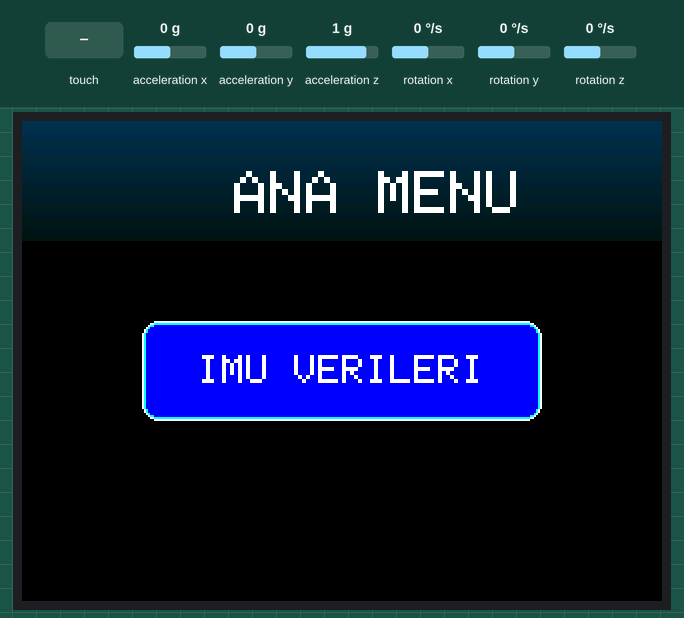
Recording of a program running on a simulated ESP32. Shown: 320×240 colour display. The inputs (shaded band) are chosen by the test bench; at power-on: acceleration x 0 g, acceleration y 0 g, acceleration z 1 g, rotation x 0 °/s, rotation y 0 °/s, rotation z 0 °/s.

Above: at 1.4 s.
1.5 s: touch panel pressed at 38 % / 50 % of its raw x / y range
At 3.3 s:
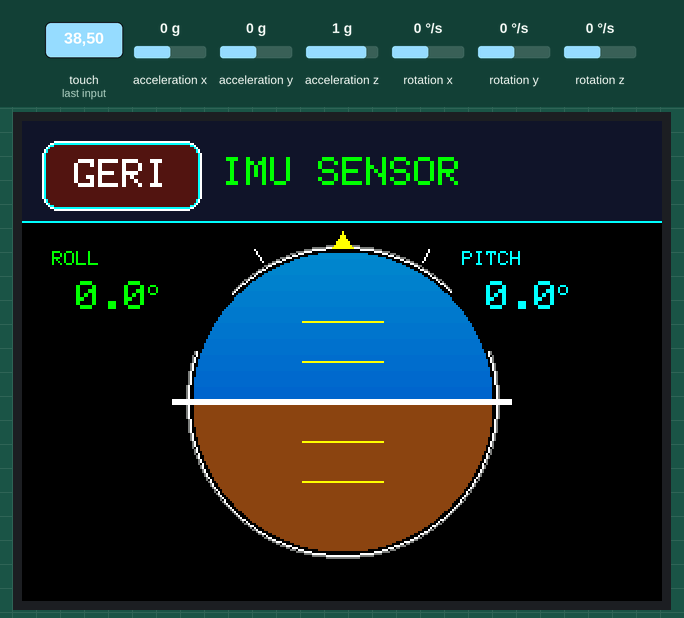
3.6 s: acceleration x set to -1.4 g
At 4.81 s:
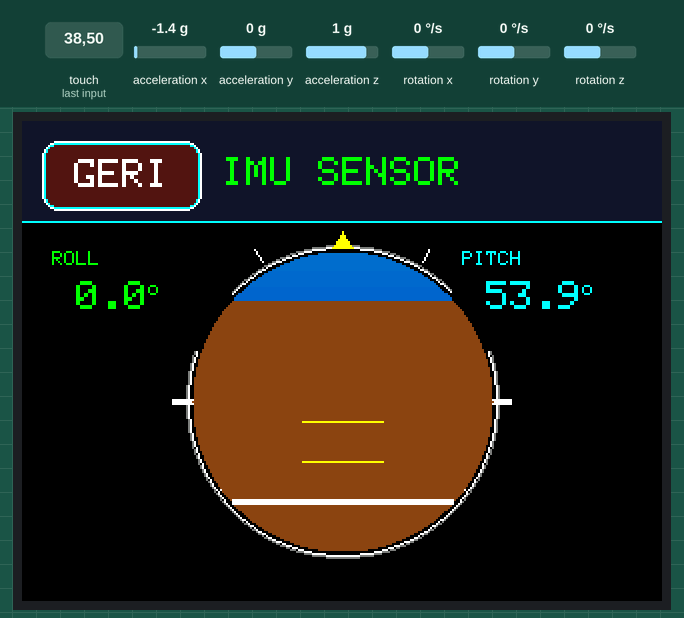
5.4 s: acceleration y set to -1.4 g
At 5.77 s:
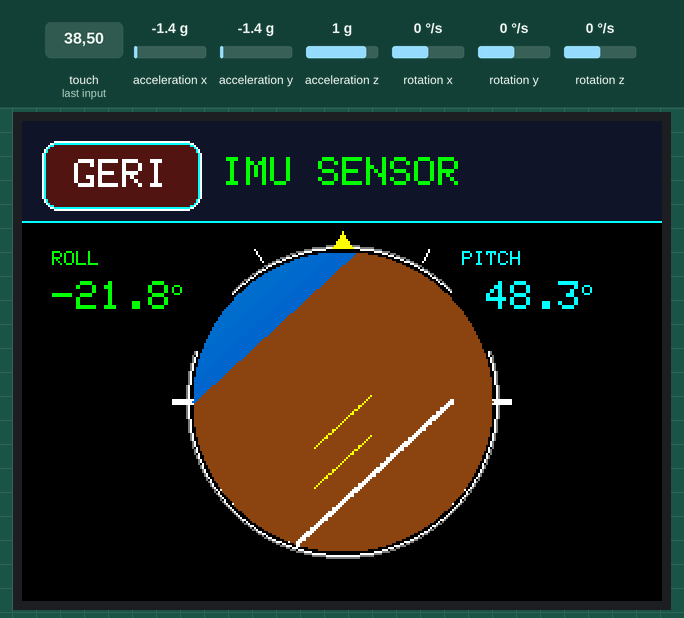
7.0 s: acceleration z set to -1.4 g
At 7.41 s:
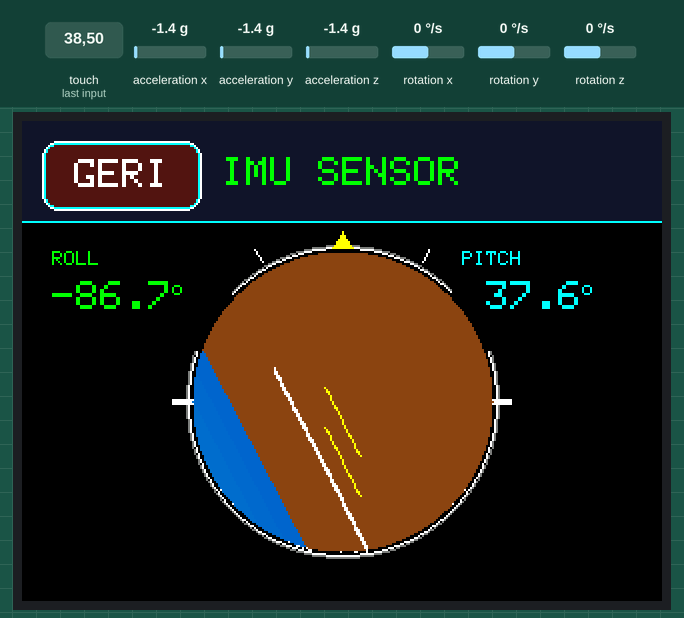
8.6 s: acceleration x set to -0.8 g
At 10.8 s:
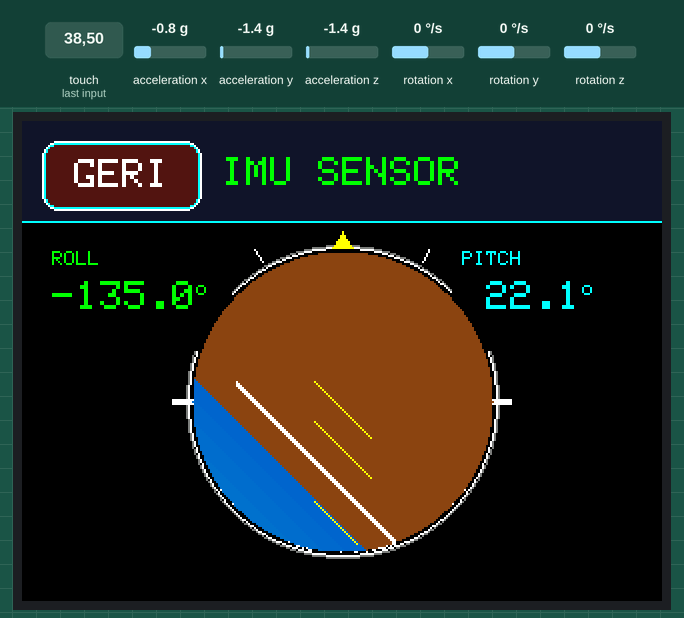
Timing chart, 0 to 11.1 s (numbered marks = the images above; inputs shaded):
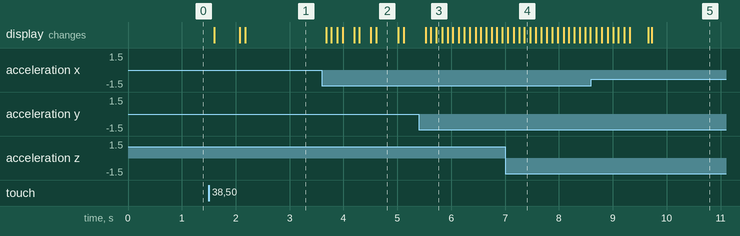

The program:

main.cpp
```cpp
#include <SPI.h>
#include <Wire.h>
#include <MPU6050.h>
#include <Adafruit_GFX.h>
#include <Adafruit_ILI9341.h>
#include <XPT2046_Touchscreen.h>

#define TFT_CS   15
#define TFT_DC   2
#define TFT_RST  4

#define TOUCH_CS 5
#define TOUCH_IRQ 27

#define X_MIN 3657
#define X_MAX 676
#define Y_MIN 3455
#define Y_MAX 569

Adafruit_ILI9341 tft(TFT_CS, TFT_DC, TFT_RST);
XPT2046_Touchscreen ts(TOUCH_CS, TOUCH_IRQ);
MPU6050 mpu;

enum ScreenState {
  SCREEN_MENU,
  SCREEN_IMU
};
ScreenState currentScreen = SCREEN_MENU;

struct Button {
  int x, y, w, h;
  const char* label;
};
Button btnIMU = {60, 100, 200, 50, "IMU VERILERI"};
Button btnBack = {10, 10, 80, 35, "GERI"};

float lastRoll = 0;
float lastPitch = 0;

void drawButton(Button b, uint16_t bgColor = ILI9341_BLUE) {
  tft.fillRoundRect(b.x, b.y, b.w, b.h, 8, bgColor);
  tft.drawRoundRect(b.x, b.y, b.w, b.h, 8, ILI9341_WHITE);
  tft.drawRoundRect(b.x+1, b.y+1, b.w-2, b.h-2, 7, ILI9341_CYAN);
  tft.setTextColor(ILI9341_WHITE);
  tft.setTextSize(2);
  int textW = strlen(b.label) * 12;
  tft.setCursor(b.x + (b.w - textW)/2, b.y + (b.h - 16)/2);
  tft.println(b.label);
}

bool isPressed(Button b, int x, int y) {
  return (x > b.x && x < b.x + b.w &&
          y > b.y && y < b.y + b.h);
}

void drawMenu() {
  tft.fillScreen(ILI9341_BLACK);

  for(int i = 0; i < 60; i++) {
    uint16_t color = tft.color565(0, 50 - i/2, 80 - i);
    tft.drawFastHLine(0, i, 320, color);
  }

  tft.setTextColor(ILI9341_WHITE);
  tft.setTextSize(3);
  tft.setCursor(70, 25);
  tft.println("  ANA MENU");


  drawButton(btnIMU);


}

void drawStaticHorizon() {
  int cx = 160;
  int cy = 140;
  int radius = 75;

  tft.drawCircle(cx, cy, radius + 2, ILI9341_WHITE);
  tft.drawCircle(cx, cy, radius + 3, ILI9341_DARKGREY);

  tft.fillTriangle(cx, cy - radius - 10, cx - 5, cy - radius - 2, cx + 5, cy - radius - 2, ILI9341_YELLOW);

  tft.fillRect(cx - radius - 10, cy - 1, 15, 3, ILI9341_WHITE);
  tft.fillRect(cx + radius - 5, cy - 1, 15, 3, ILI9341_WHITE);

  for(int angle = -60; angle <= 60; angle += 30) {
    if(angle == 0) continue;
    float rad = angle * PI / 180.0;
    int x1 = cx + (radius + 5) * sin(rad);
    int y1 = cy - (radius + 5) * cos(rad);
    int x2 = cx + (radius + 12) * sin(rad);
    int y2 = cy - (radius + 12) * cos(rad);
    tft.drawLine(x1, y1, x2, y2, ILI9341_WHITE);
  }

  tft.fillRect(cx - 40, cy - 1, 35, 3, ILI9341_RED);
  tft.fillRect(cx + 5, cy - 1, 35, 3, ILI9341_RED);
  tft.fillRect(cx - 1, cy - 8, 3, 16, ILI9341_RED);
  tft.fillCircle(cx, cy, 4, ILI9341_YELLOW);
  tft.drawCircle(cx, cy, 5, ILI9341_RED);
}

void drawMovingHorizon(float roll, float pitch) {
  int cx = 160;
  int cy = 140;
  int radius = 75;


  int pitchPixel = (int)(pitch * 2.0);
  pitchPixel = constrain(pitchPixel, -50, 50);

  float rollRad = roll * PI / 180.0;
  float cosR = cos(rollRad);
  float sinR = sin(rollRad);


  for(int y = cy - radius; y <= cy + radius; y++) {
    int w = (int)sqrt(radius * radius - (y - cy) * (y - cy));
    if(w <= 0) continue;

    for(int x = cx - w; x <= cx + w; x++) {
      int dx = x - cx;
      int dy = y - cy;

      float rotY = -dx * sinR + dy * cosR;
      rotY += pitchPixel;

      uint16_t color;
      if(rotY < 0) {
        int skyDepth = (int)(-rotY / 2);
        skyDepth = constrain(skyDepth, 0, 100);
        color = tft.color565(0, 100 + skyDepth, 200);
      } else {
        color = tft.color565(139, 69, 19);
      }

      tft.drawPixel(x, y, color);
    }
  }

  for(int i = -radius; i <= radius; i++) {
    int px = cx + (int)(i * cosR);
    int py = cy + pitchPixel + (int)(i * sinR);
    int dist = (px - cx) * (px - cx) + (py - cy) * (py - cy);
    if(dist <= radius * radius) {
      tft.drawPixel(px, py, ILI9341_WHITE);
      if(py > 0 && py < 239) tft.drawPixel(px, py+1, ILI9341_WHITE);
      if(py > 1) tft.drawPixel(px, py-1, ILI9341_WHITE);
    }
  }

  for(int p = -20; p <= 20; p += 10) {
    if(p == 0) continue;
    int yLine = cy + pitchPixel - p * 2;
    if(abs(yLine - cy) < radius - 5) {
      int lineLen = 20;
      for(int step = -lineLen; step <= lineLen; step++) {
        int px = cx + (int)(step * cosR);
        int py = yLine + (int)(step * sinR);
        int dist = (px - cx) * (px - cx) + (py - cy) * (py - cy);
        if(dist <= (radius - 3) * (radius - 3)) {
          tft.drawPixel(px, py, ILI9341_YELLOW);
        }
      }
    }
  }

}

void drawIMUScreen(bool init = false) {
  if(init) {
    tft.fillScreen(ILI9341_BLACK);

    tft.fillRect(0, 0, 320, 50, tft.color565(20, 20, 40));
    tft.drawFastHLine(0, 50, 320, ILI9341_CYAN);

    drawButton(btnBack, tft.color565(80, 20, 20));

    tft.setTextColor(ILI9341_GREEN);
    tft.setTextSize(2);
    tft.setCursor(100, 18);
    tft.println("IMU SENSOR");

    drawStaticHorizon();
  }
}

void updateReadout(float roll, float pitch) {
  static float lastDispRoll = -999;
  static float lastDispPitch = -999;
  static unsigned long lastReadoutUpdate = 0;

  if(millis() - lastReadoutUpdate < 200) return;

  if(abs(roll - lastDispRoll) > 0.5 || abs(pitch - lastDispPitch) > 0.5) {
    tft.fillRect(10, 60, 95, 55, ILI9341_BLACK);
    tft.setTextColor(ILI9341_GREEN);
    tft.setTextSize(1);
    tft.setCursor(15, 65);
    tft.println("ROLL");
    tft.setTextSize(2);
    tft.setCursor(15, 80);
    if(roll >= 0) tft.print(" ");
    tft.print(roll, 1);
    tft.setTextSize(1);
    tft.print("o");

    tft.fillRect(215, 60, 95, 55, ILI9341_BLACK);
    tft.setTextColor(ILI9341_CYAN);
    tft.setTextSize(1);
    tft.setCursor(220, 65);
    tft.println("PITCH");
    tft.setTextSize(2);
    tft.setCursor(220, 80);
    if(pitch >= 0) tft.print(" ");
    tft.print(pitch, 1);
    tft.setTextSize(1);
    tft.print("o");

    lastDispRoll = roll;
    lastDispPitch = pitch;
    lastReadoutUpdate = millis();
  }
}

void setup() {
  Serial.begin(115200);
  SPI.begin(18, 19, 23);
  Wire.begin(21, 22);

  tft.begin();
  tft.setRotation(3);

  ts.begin();
  ts.setRotation(3);

  mpu.initialize();
  mpu.setDLPFMode(6);

  if (!mpu.testConnection()) {
    tft.fillScreen(ILI9341_RED);
    tft.setTextColor(ILI9341_WHITE);
    tft.setTextSize(2);
    tft.setCursor(60, 120);
    tft.println("MPU6050 HATA!");
    while (1);
  }

  drawMenu();
}

unsigned long lastUpdate = 0;

void loop() {

  if (ts.touched()) {
    TS_Point p = ts.getPoint();
    int tx = map(p.x, X_MIN, X_MAX, 0, 320);
    int ty = map(p.y, Y_MIN, Y_MAX, 0, 240);
    tx = constrain(tx, 0, 319);
    ty = constrain(ty, 0, 239);

    if (currentScreen == SCREEN_MENU) {
      if (isPressed(btnIMU, tx, ty)) {
        currentScreen = SCREEN_IMU;
        drawIMUScreen(true);
        delay(300);
      }
    } else if (currentScreen == SCREEN_IMU) {
      if (isPressed(btnBack, tx, ty)) {
        currentScreen = SCREEN_MENU;
        drawMenu();
        delay(300);
      }
    }

    while(ts.touched()) { delay(10); }
    delay(100);
  }

  if (currentScreen == SCREEN_IMU) {
    if(millis() - lastUpdate > 40) {
      int16_t ax, ay, az, gx, gy, gz;
      mpu.getMotion6(&ax, &ay, &az, &gx, &gy, &gz);

      float axg = ax / 16384.0;
      float ayg = ay / 16384.0;
      float azg = az / 16384.0;

      float roll  = atan2(ayg, azg) * 180 / PI;
      float pitch = atan2(-axg, sqrt(ayg * ayg + azg * azg)) * 180 / PI;

      roll = lastRoll * 0.6 + roll * 0.4;
      pitch = lastPitch * 0.6 + pitch * 0.4;

      drawMovingHorizon(roll, pitch);
      updateReadout(roll, pitch);

      lastRoll = roll;
      lastPitch = pitch;
      lastUpdate = millis();
    }
  }
}
```

Measured:
- after the input at 1.5 s, the display: first changes after 0.10 s (image 1 shows a later state)
- after the input at 3.6 s, the display: first changes after 0.08 s (image 2 shows a later state)
- after the input at 5.4 s, the display: first changes after 0.12 s (image 3 shows a later state)
- what the display in image 2 shows lasts 0.4 s, from 4.6 s to 5.0 s
